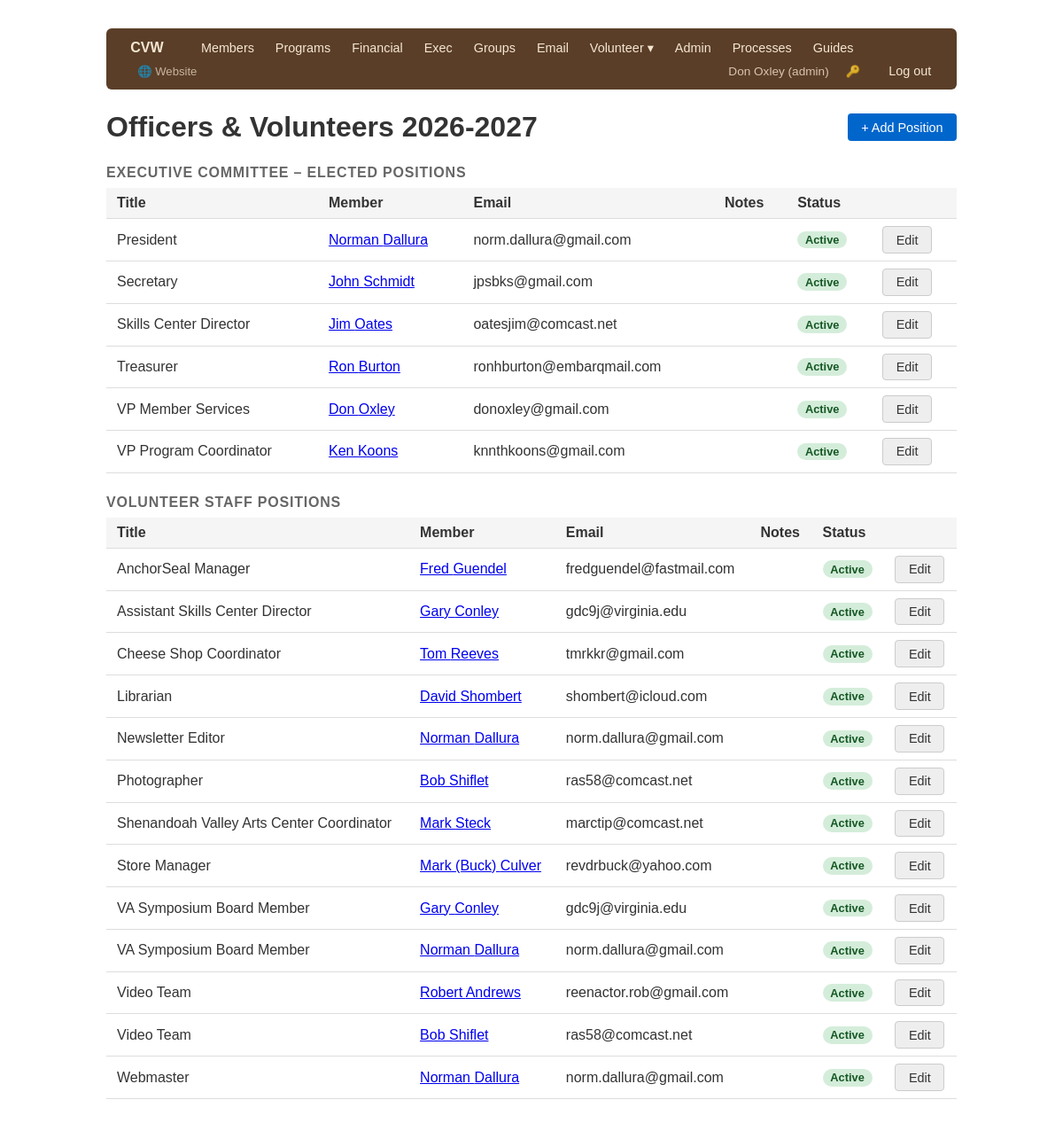
The app's page /exec/officers (signed in) with its own data.
### app/models/user.py (models this page shows, shortened)
class User(Base):
    __tablename__ = "users"
    id = Column(Integer, primary_key=True, index=True)
    username = Column(String, unique=True, nullable=False, index=True)
    full_name = Column(String, nullable=False)
    role = Column(String, nullable=False)       # see ROLES
    hashed_password = Column(String, nullable=False)
    active = Column(Boolean, default=True)
    must_change_password = Column(Boolean, default=False)
    member_id = Column(Integer, ForeignKey("members.id"), nullable=True)
    created_at = Column(DateTime, server_default=func.now())
    member = relationship("Member", backref="user_account")

### app/models/officer.py (models this page shows)
class Officer(Base):
    __tablename__ = "officers"
    id = Column(Integer, primary_key=True, index=True)
    member_id = Column(Integer, ForeignKey("members.id"), nullable=True)
    title = Column(String, nullable=False)
    category = Column(String, default="Elected")   # Elected / Volunteer
    notes = Column(String)
    term_start = Column(Date)
    term_end = Column(Date)
    active = Column(Boolean, default=True)
    member = relationship("Member", backref="officer_roles")

### app/models/member.py (models this page shows)
class Member(Base):
    __tablename__ = "members"
    id = Column(Integer, primary_key=True, index=True)
    first_name = Column(String, nullable=False)
    last_name = Column(String, nullable=False)
    nickname = Column(String)
    email = Column(String, unique=True, index=True)
    birthday = Column(Date)
    significant_other = Column(String)
    address = Column(String)
    city = Column(String)
    state = Column(String)
    zip_code = Column(String)
    home_phone = Column(String)
    work_phone = Column(String)
    mobile_phone = Column(String)
    membership_type = Column(String)   # Individual, Family, Secondary/Affiliate
    skill_level = Column(String)       # Beginner, Intermediate, Advanced, Professional
    years_turning = Column(String)     # Less than 1, 1-3, 3-5, 5-10, 10-20, 20+
    status = Column(String, default="Prospective")  # Prospective, Active, Former
    dues_paid = Column(Boolean, default=False)
    dues_paid_date = Column(Date)
    dues_amount = Column(Float)
    donation = Column(Float)
    payment_method = Column(String)  # PayPal, Cash, CK, Check
    volunteer_interest = Column(Boolean)
    volunteer_area = Column(String)
    how_heard = Column(String)
    created_at = Column(DateTime, server_default=func.now())
    updated_at = Column(DateTime, onupdate=func.now())
    program_comments = relationship("ProgramComment", back_populates="member")

### app/routers/exec_.py (the view)
@router.get("/officers", response_class=HTMLResponse)
def officer_list(request: Request, _=auth, db: Session = Depends(get_db)):
    officers = db.query(Officer).order_by(Officer.active.desc(), Officer.title).all()
    return templates.TemplateResponse("exec/officers.html", {
        "request": request, "officers": officers
    })

### app/templates/exec/officers.html (shortened to what this page needs)
{% extends "base.html" %}
{% block content %}
<div style="display:flex; justify-content:space-between; align-items:center; margin-bottom:1rem">
    <h1 style="margin:0">Officers &amp; Volunteers 2026-2027</h1>
    <a href="/exec/officers/new" class="btn btn-primary">+ Add Position</a>
</div>
{% for category in ['Elected', 'Volunteer'] %}
{% set group = officers | selectattr('category', 'equalto', category) | list %}
{% if group %}
<h2 style="margin:1.5rem 0 0.5rem; font-size:1rem; text-transform:uppercase; color:#666; letter-spacing:0.05em">
    {% if category == 'Elected' %}Executive Committee – Elected Positions{% else %}Volunteer Staff Positions{% endif %}
</h2>
<table style="margin-bottom:1rem">
    <thead>
        <tr><th>Title</th><th>Member</th><th>Email</th><th>Notes</th><th>Status</th><th></th></tr>
    </thead>
    <tbody>
        {% for o in group %}
        <tr>
            <td>{{ o.title }}</td>
            <td>
                {% if o.member %}
                    <a href="/members/{{ o.member.id }}">{{ o.member.first_name }} {{ o.member.last_name }}</a>
                {% else %}
                    <span style="color:#aaa">Vacant</span>
                {% endif %}
            </td>
            <td>{{ o.member.email if o.member and o.member.email else '' }}</td>
            <td style="color:#666; font-size:0.875rem">{{ o.notes or '' }}</td>
            <td><span class="badge {% if o.active %}badge-active{% else %}badge-former{% endif %}">
                {{ 'Active' if o.active else 'Inactive' }}</span></td>
            <td><a href="/exec/officers/{{ o.id }}/edit" class="btn btn-secondary">Edit</a></td>
        </tr>
        {% endfor %}
    </tbody>
</table>
{% endif %}
{% endfor %}
{% endblock %}

### app/templates/base.html (shortened to what this page needs)
<!DOCTYPE html>
<html lang="en">
<head>
</head>
<body>
<nav>
    <a href="/" class="nav-brand" style="text-decoration:none">CVW</a>
    {% if request.state.user %}
        {% set role = request.state.user.role %}
        {% if role in ['admin', 'exec', 'membership'] %}
            <a href="/members/">Members</a>
        {% endif %}
        {% if role in ['admin', 'exec', 'program'] %}
            <a href="/programs/">Programs</a>
        {% endif %}
        {% if role in ['admin', 'financial'] %}
            <a href="/financial/">Financial</a>
        {% endif %}
        {% if role in ['admin', 'exec'] %}
            <a href="/exec/">Exec</a>
        {% endif %}
        {% if role in ['admin', 'membership'] %}
            <a href="/groups/">Groups</a>
            <a href="/email/">Email</a>
        {% endif %}
        {% if role in ['admin', 'librarian'] %}
        <div class="nav-dropdown">
            <a href="#">Volunteer ▾</a>
        </div>
        {% endif %}
        {% if role == 'admin' %}
            <a href="/admin/">Admin</a>
        {% endif %}
        <a href="/processes/">Processes</a>
        <a href="/guides/">Guides</a>
        <a href="/site/" style="margin-left:0.5rem; opacity:0.7; font-size:0.82rem">🌐 Website</a>
        <div class="nav-right">
            <span class="nav-user">{{ request.state.user.full_name }} ({{ role }})</span>
            <a href="/change-password" title="Change password" style="font-size:0.82rem; opacity:0.8">🔑</a>
            <a href="/logout">Log out</a>
        </div>
    {% else %}
        <div class="nav-right"><a href="/login">Log in</a></div>
    {% endif %}
</nav>
{% block content %}{% endblock %}
</body>
</html>

### app/templates/base.html (style rules this page uses)
body { font-family: sans-serif; max-width: 960px; margin: 2rem auto; padding: 0 1rem; color: #333; }
nav { margin-bottom: 1.5rem; background: #5a3e28; padding: 0.5rem 1rem; border-radius: 6px; display: flex; align-items: center; gap: 0; flex-wrap: wrap; }
nav .nav-brand { color: #f5e6d3; font-weight: 700; font-size: 1rem; margin-right: 1.25rem; }
nav a { margin-right: 0.1rem; text-decoration: none; color: #f5e6d3; font-size: 0.9rem; padding: 0.3rem 0.7rem; border-radius: 4px; }
nav .nav-right { margin-left: auto; display: flex; align-items: center; gap: 0.5rem; }
.nav-dropdown { position: relative; display: inline-block; }
.nav-dropdown > a { margin-right: 0.1rem; }
nav .nav-user { color: #d9c4b0; font-size: 0.85rem; }
table { width: 100%; border-collapse: collapse; }
th, td { text-align: left; padding: 0.5rem 0.75rem; border-bottom: 1px solid #ddd; }
th { background: #f5f5f5; font-weight: 600; }
.btn { display: inline-block; padding: 0.4rem 0.9rem; border-radius: 4px; text-decoration: none; font-size: 0.9rem; border: 1px solid transparent; cursor: pointer; }
.btn-primary { background: #0066cc; color: white; }
.btn-secondary { background: #eee; color: #333; border-color: #ccc; }
h1 { margin-bottom: 1rem; }
.badge { display: inline-block; padding: 0.15rem 0.55rem; border-radius: 10px; font-size: 0.8rem; font-weight: 600; }
.badge-active { background: #d4edda; color: #155724; }

### records on screen
User: state.user.full_name "Don Oxley", role "admin"
Officer: title "President", member.first_name "Norman", member.last_name "Dallura", member "norm.dallura@gmail.com", active "Active"
Officer: title "Secretary", member.first_name "John", member.last_name "Schmidt", member "jpsbks@gmail.com", active "Active"
Officer: title "Skills Center Director", member.first_name "Jim", member.last_name "Oates", member "oatesjim@comcast.net", active "Active"
Officer: title "Treasurer", member.first_name "Ron", member.last_name "Burton", member "ronhburton@embarqmail.com", active "Active"
Officer: title "VP Member Services", member.first_name "Don", member.last_name "Oxley", member "donoxley@gmail.com", active "Active"
Officer: title "VP Program Coordinator", member.first_name "Ken", member.last_name "Koons", member "knnthkoons@gmail.com", active "Active"
Officer: category "Volunteer" (drawn), title "AnchorSeal Manager", member.first_name "Fred", member.last_name "Guendel", member "fredguendel@fastmail.com", active "Active"
Officer: title "Assistant Skills Center Director", member.first_name "Gary", member.last_name "Conley", member "gdc9j@virginia.edu", active "Active"
Officer: title "Cheese Shop Coordinator", member.first_name "Tom", member.last_name "Reeves", member "tmrkkr@gmail.com", active "Active"
Officer: title "Librarian", member.first_name "David", member.last_name "Shombert", member "shombert@icloud.com", active "Active"
Officer: title "Newsletter Editor", member.first_name "Norman", member.last_name "Dallura", member "norm.dallura@gmail.com", active "Active"
Officer: title "Photographer", member.first_name "Bob", member.last_name "Shiflet", member "ras58@comcast.net", active "Active"
Officer: title "Shenandoah Valley Arts Center Coordinator", member.first_name "Mark", member.last_name "Steck", member "marctip@comcast.net", active "Active"
Officer: title "Store Manager", member.first_name "Mark (Buck)", member.last_name "Culver", member "revdrbuck@yahoo.com", active "Active"
Officer: title "VA Symposium Board Member", member.first_name "Gary", member.last_name "Conley", member "gdc9j@virginia.edu", active "Active"
Officer: title "VA Symposium Board Member", member.first_name "Norman", member.last_name "Dallura", member "norm.dallura@gmail.com", active "Active"
Officer: title "Video Team", member.first_name "Robert", member.last_name "Andrews", member "reenactor.rob@gmail.com", active "Active"
Officer: title "Video Team", member.first_name "Bob", member.last_name "Shiflet", member "ras58@comcast.net", active "Active"
Officer: title "Webmaster", member.first_name "Norman", member.last_name "Dallura", member "norm.dallura@gmail.com", active "Active"
